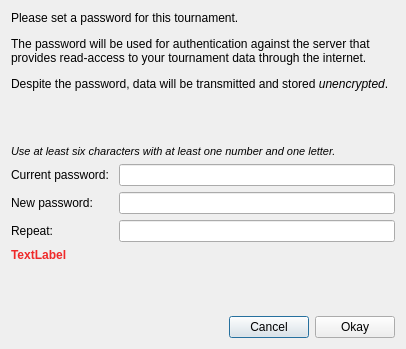
<?xml version="1.0" encoding="UTF-8"?>
<ui version="4.0">
 <class>DlgPassword</class>
 <widget class="QDialog" name="DlgPassword">
  <property name="geometry">
   <rect>
    <x>0</x>
    <y>0</y>
    <width>406</width>
    <height>349</height>
   </rect>
  </property>
  <property name="windowTitle">
   <string>Password</string>
  </property>
  <layout class="QVBoxLayout" name="verticalLayout_2">
   <item>
    <layout class="QVBoxLayout" name="verticalLayout">
     <item>
      <widget class="QLabel" name="laInfo">
       <property name="text">
        <string>&lt;html&gt;&lt;head/&gt;&lt;body&gt;&lt;p&gt;Please set a password for this tournament.&lt;/p&gt;&lt;p&gt;The password will be used for authentication against the server that provides read-access to your tournament data through the internet.&lt;/p&gt;&lt;p&gt;Despite the password, data will be transmitted and stored &lt;span style=&quot; font-style:italic;&quot;&gt;unencrypted&lt;/span&gt;.&lt;/p&gt;&lt;/body&gt;&lt;/html&gt;</string>
       </property>
       <property name="wordWrap">
        <bool>true</bool>
       </property>
      </widget>
     </item>
     <item>
      <spacer name="verticalSpacer">
       <property name="orientation">
        <enum>Qt::Vertical</enum>
       </property>
       <property name="sizeHint" stdset="0">
        <size>
         <width>20</width>
         <height>40</height>
        </size>
       </property>
      </spacer>
     </item>
     <item>
      <widget class="QLabel" name="laRules">
       <property name="font">
        <font>
         <pointsize>8</pointsize>
         <italic>true</italic>
        </font>
       </property>
       <property name="text">
        <string>Use at least six characters with at least one number and one letter.</string>
       </property>
       <property name="wordWrap">
        <bool>true</bool>
       </property>
      </widget>
     </item>
     <item>
      <layout class="QGridLayout" name="gridLayout">
       <item row="1" column="0">
        <widget class="QLabel" name="laCurPw">
         <property name="text">
          <string>Current password: </string>
         </property>
        </widget>
       </item>
       <item row="3" column="0">
        <widget class="QLabel" name="laReapeatPw">
         <property name="text">
          <string>Repeat:</string>
         </property>
        </widget>
       </item>
       <item row="1" column="1">
        <widget class="QLineEdit" name="leCurPw">
         <property name="echoMode">
          <enum>QLineEdit::Password</enum>
         </property>
        </widget>
       </item>
       <item row="3" column="1">
        <widget class="QLineEdit" name="leRepeatPw">
         <property name="echoMode">
          <enum>QLineEdit::Password</enum>
         </property>
        </widget>
       </item>
       <item row="2" column="0">
        <widget class="QLabel" name="laNewPw">
         <property name="text">
          <string>New password: </string>
         </property>
        </widget>
       </item>
       <item row="2" column="1">
        <widget class="QLineEdit" name="leNewPw">
         <property name="echoMode">
          <enum>QLineEdit::Password</enum>
         </property>
        </widget>
       </item>
      </layout>
     </item>
     <item>
      <widget class="QLabel" name="laHint">
       <property name="palette">
        <palette>
         <active>
          <colorrole role="WindowText">
           <brush brushstyle="SolidPattern">
            <color alpha="255">
             <red>239</red>
             <green>41</green>
             <blue>41</blue>
            </color>
           </brush>
          </colorrole>
         </active>
         <inactive>
          <colorrole role="WindowText">
           <brush brushstyle="SolidPattern">
            <color alpha="255">
             <red>239</red>
             <green>41</green>
             <blue>41</blue>
            </color>
           </brush>
          </colorrole>
         </inactive>
         <disabled>
          <colorrole role="WindowText">
           <brush brushstyle="SolidPattern">
            <color alpha="255">
             <red>190</red>
             <green>190</green>
             <blue>190</blue>
            </color>
           </brush>
          </colorrole>
         </disabled>
        </palette>
       </property>
       <property name="font">
        <font>
         <weight>75</weight>
         <bold>true</bold>
        </font>
       </property>
       <property name="text">
        <string>TextLabel</string>
       </property>
       <property name="wordWrap">
        <bool>true</bool>
       </property>
      </widget>
     </item>
     <item>
      <spacer name="verticalSpacer_2">
       <property name="orientation">
        <enum>Qt::Vertical</enum>
       </property>
       <property name="sizeHint" stdset="0">
        <size>
         <width>20</width>
         <height>40</height>
        </size>
       </property>
      </spacer>
     </item>
     <item>
      <layout class="QHBoxLayout" name="horizontalLayout">
       <item>
        <spacer name="horizontalSpacer">
         <property name="orientation">
          <enum>Qt::Horizontal</enum>
         </property>
         <property name="sizeHint" stdset="0">
          <size>
           <width>40</width>
           <height>20</height>
          </size>
         </property>
        </spacer>
       </item>
       <item>
        <widget class="QPushButton" name="btnCancel">
         <property name="text">
          <string>Cancel</string>
         </property>
        </widget>
       </item>
       <item>
        <widget class="QPushButton" name="btnOkay">
         <property name="text">
          <string>Okay</string>
         </property>
        </widget>
       </item>
      </layout>
     </item>
    </layout>
   </item>
  </layout>
 </widget>
 <tabstops>
  <tabstop>leCurPw</tabstop>
  <tabstop>leNewPw</tabstop>
  <tabstop>leRepeatPw</tabstop>
  <tabstop>btnOkay</tabstop>
  <tabstop>btnCancel</tabstop>
 </tabstops>
 <resources/>
 <connections>
  <connection>
   <sender>btnCancel</sender>
   <signal>clicked()</signal>
   <receiver>DlgPassword</receiver>
   <slot>reject()</slot>
   <hints>
    <hint type="sourcelabel">
     <x>262</x>
     <y>276</y>
    </hint>
    <hint type="destinationlabel">
     <x>199</x>
     <y>149</y>
    </hint>
   </hints>
  </connection>
  <connection>
   <sender>btnOkay</sender>
   <signal>clicked()</signal>
   <receiver>DlgPassword</receiver>
   <slot>onBtnOkayClicked()</slot>
   <hints>
    <hint type="sourcelabel">
     <x>354</x>
     <y>285</y>
    </hint>
    <hint type="destinationlabel">
     <x>202</x>
     <y>154</y>
    </hint>
   </hints>
  </connection>
  <connection>
   <sender>leCurPw</sender>
   <signal>textChanged(QString)</signal>
   <receiver>DlgPassword</receiver>
   <slot>onLineEditContentChange()</slot>
   <hints>
    <hint type="sourcelabel">
     <x>272</x>
     <y>175</y>
    </hint>
    <hint type="destinationlabel">
     <x>202</x>
     <y>167</y>
    </hint>
   </hints>
  </connection>
  <connection>
   <sender>leNewPw</sender>
   <signal>textChanged(QString)</signal>
   <receiver>DlgPassword</receiver>
   <slot>onLineEditContentChange()</slot>
   <hints>
    <hint type="sourcelabel">
     <x>272</x>
     <y>206</y>
    </hint>
    <hint type="destinationlabel">
     <x>202</x>
     <y>167</y>
    </hint>
   </hints>
  </connection>
  <connection>
   <sender>leRepeatPw</sender>
   <signal>textChanged(QString)</signal>
   <receiver>DlgPassword</receiver>
   <slot>onLineEditContentChange()</slot>
   <hints>
    <hint type="sourcelabel">
     <x>272</x>
     <y>237</y>
    </hint>
    <hint type="destinationlabel">
     <x>202</x>
     <y>167</y>
    </hint>
   </hints>
  </connection>
 </connections>
 <slots>
  <slot>onLineEditContentChange()</slot>
  <slot>onBtnOkayClicked()</slot>
 </slots>
</ui>
